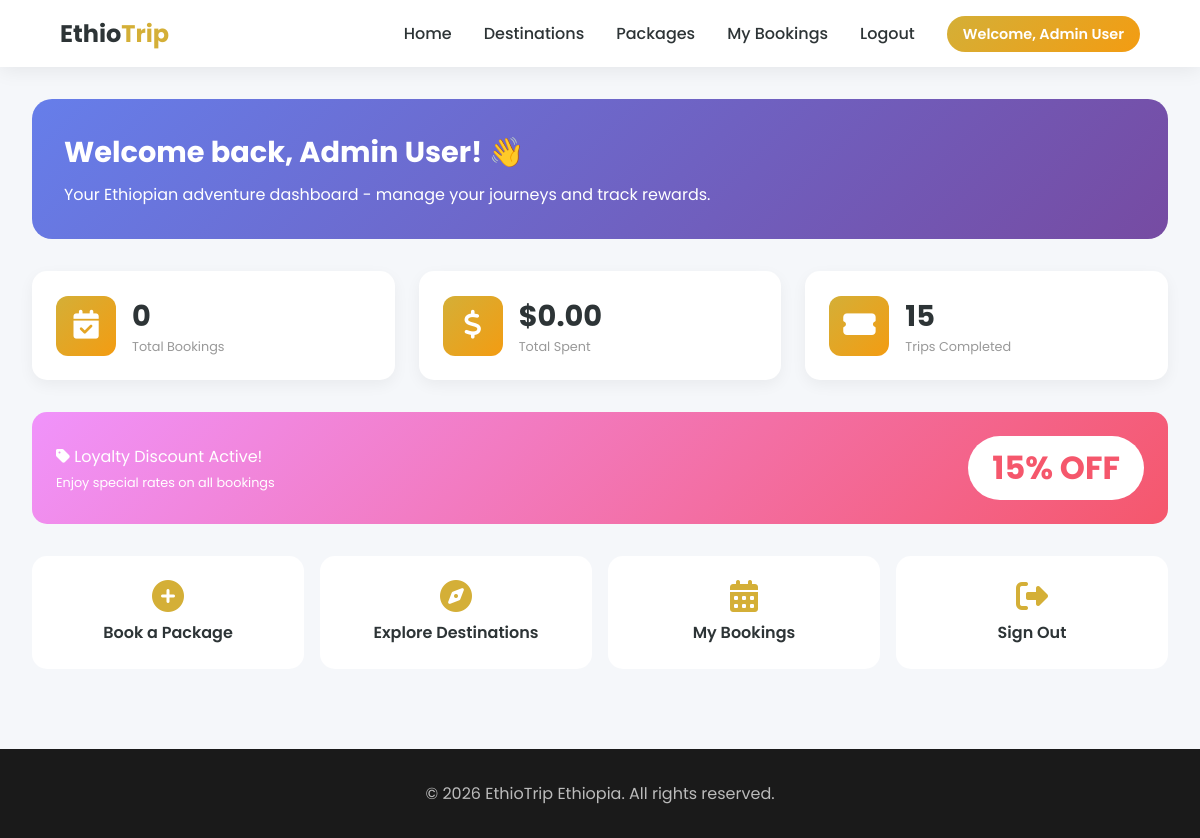
The page /dashboard.php (signed in) on the database as committed earlier.
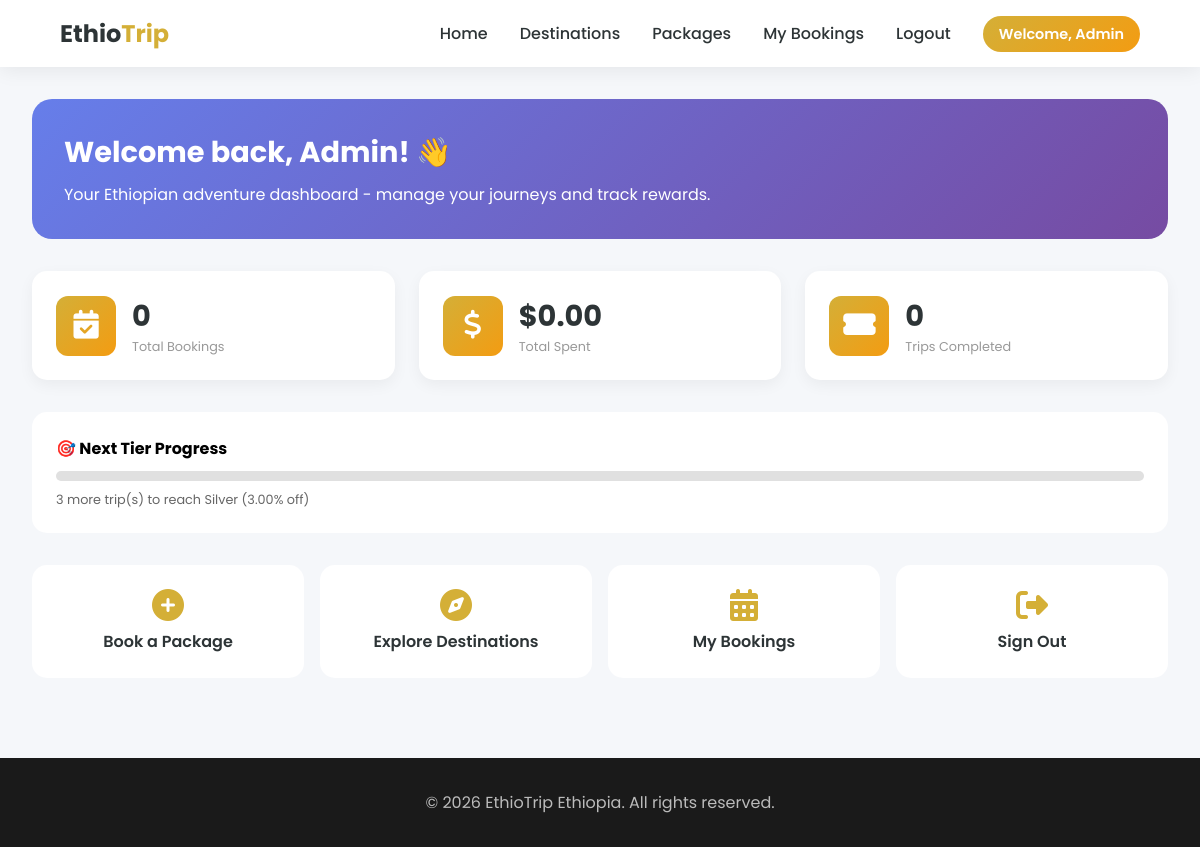
The same page on the database as committed later.
### tables this page shows
CREATE TABLE users (
    id INT PRIMARY KEY AUTO_INCREMENT,
    name VARCHAR(100) NOT NULL,
    email VARCHAR(100) UNIQUE NOT NULL,
    password VARCHAR(255) NOT NULL,
    phone VARCHAR(20) DEFAULT NULL,
    role ENUM('user', 'admin') DEFAULT 'user',
    trips_completed INT DEFAULT 0,
    total_spent DECIMAL(10,2) DEFAULT 0.00,
    loyalty_discount DECIMAL(5,2) DEFAULT 0.00,
    created_at TIMESTAMP DEFAULT CURRENT_TIMESTAMP
);

CREATE TABLE discount_tiers (
    id INT PRIMARY KEY AUTO_INCREMENT,
    min_trips INT NOT NULL,
    max_trips INT NULL,
    discount_percent DECIMAL(5,2) NOT NULL,
    tier_name VARCHAR(50) NOT NULL,
    is_active BOOLEAN DEFAULT TRUE,
    created_at TIMESTAMP DEFAULT CURRENT_TIMESTAMP,
    updated_at TIMESTAMP DEFAULT CURRENT_TIMESTAMP ON UPDATE CURRENT_TIMESTAMP
);

### dashboard.php (the view, shortened to what the changed rows need)
<?php
require_once 'config/database.php';
$user_id = $_SESSION['user_id'];
$user_name = $_SESSION['user_name'] ?? '';
$query = "SELECT * FROM users WHERE id = ?";
$stmt = mysqli_prepare($conn, $query);
mysqli_stmt_bind_param($stmt, "i", $user_id);
mysqli_stmt_execute($stmt);
$result = mysqli_stmt_get_result($stmt);
$user = mysqli_fetch_assoc($result);
$discount_percent = ($user['loyalty_discount'] ?? 0) * 100;
$trips = $user['trips_completed'] ?? 0;
$next_tier_query = "SELECT min_trips, tier_name, discount_percent FROM discount_tiers
                     WHERE is_active = 1 AND min_trips > ?
                     ORDER BY min_trips ASC LIMIT 1";
$stmt = mysqli_prepare($conn, $next_tier_query);
mysqli_stmt_bind_param($stmt, "i", $trips);
mysqli_stmt_execute($stmt);
$next_tier_result = mysqli_stmt_get_result($stmt);
$next_tier = mysqli_fetch_assoc($next_tier_result);
?>
<!DOCTYPE html>
<html lang="en">
<head>
    <link rel="stylesheet" href="https://cdnjs.cloudflare.com/ajax/libs/font-awesome/6.4.0/css/all.min.css">
</head>
<body>
    <nav class="navbar">
        <ul class="nav-links">
            <li><span class="welcome-badge">Welcome, <?php echo htmlspecialchars($user_name); ?></span></li>
        </ul>
    </nav>
    <div class="dashboard-container">
        <div class="hero-section">
            <h1>Welcome back, <?php echo htmlspecialchars($user_name); ?>! 👋</h1>
            <p>Your Ethiopian adventure dashboard - manage your journeys and track rewards.</p>
        </div>
        <div class="stats-grid">
            <div class="stat-card">
                <div class="stat-info">
                    <h3><?php echo $trips; ?></h3>
                    <p>Trips Completed</p>
                </div>
            </div>
        </div>
        <?php if ($discount_percent > 0): ?>
        <div class="discount-card">
            <div>
                <i class="fas fa-tag"></i> Loyalty Discount Active!
                <p style="font-size: 0.8rem; margin-top: 5px;">Enjoy special rates on all bookings</p>
            </div>
            <div class="discount-value"><?php echo $discount_percent; ?>% OFF</div>
        </div>
        <?php endif; ?>
        <?php if ($next_tier && $next_tier['min_trips'] > $trips): ?>
        <div style="background: white; border-radius: 15px; padding: 1.5rem; margin-bottom: 2rem;">
            <strong>🎯 Next Tier Progress</strong>
            <div style="margin-top: 10px;">
                <div style="background: #e0e0e0; border-radius: 10px; height: 10px; overflow: hidden;">
                </div>
                <p style="margin-top: 10px; font-size: 0.8rem; color: #666;">
                    <?php echo ($next_tier['min_trips'] - $trips); ?> more trip(s) to reach <?php echo $next_tier['tier_name']; ?> (<?php echo $next_tier['discount_percent']; ?>% off)
                </p>
            </div>
        </div>
        <?php endif; ?>
    </div>
</body>
</html>

Rows that differ between the two databases and show on the page:
changed users: trips_completed "15" → "0"; loyalty_discount "15" → (not shown)
added discount_tiers: $next_tier['min_trips']-$trips "3", tier_name "Silver", discount_percent "3.00"
Other text that changed with them:
$user_name: "Admin User" → "Admin"
text no longer shown: "Loyalty Discount Active! Enjoy special rates on all bookings % OFF"
text now shown: "🎯 Next Tier Progress more trip(s) to reach ( % off)"
